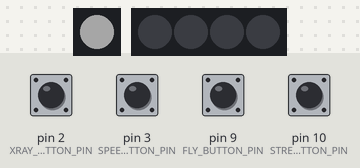
The sketch below on a simulated Arduino Uno, built with avr-gcc and run on an emulated ATmega328P. Parts: 1 RGB LEDs in strip order, left to right, 4 RGB LEDs in strip order, left to right. The inputs (shaded band) are chosen by the test bench; at power-on: pin 2 (XRAY_BUTTON_PIN), pin 3 (SPEED_BUTTON_PIN), pin 9 (FLY_BUTTON_PIN), pin 10 (STRENGTH_BUTTON_PIN) HIGH. Dim RGB values are drawn brighter than linear.

Above: at 1.2 s.
1.3 s: pin 2 (XRAY_BUTTON_PIN) pulled LOW for 0.15 s
At 2.1 s:
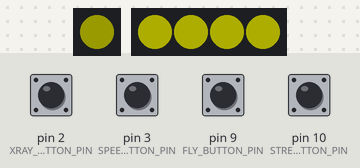
At 7.1 s:
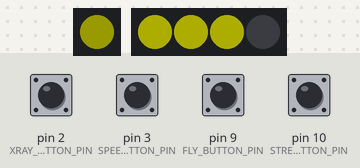
Timing chart, 0 to 12.9 s (numbered marks = the images above; inputs shaded):
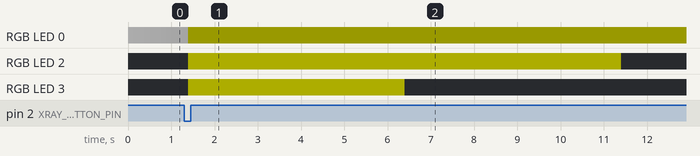

The sketch:

super-shirt.ino
```cpp
#include <Adafruit_NeoPixel.h>
#ifdef __AVR__
  #include <avr/power.h>
#endif

// Which pin on the Arduino is connected to the NeoPixels?
// On a Trinket or Gemma we suggest changing this to 1
#define PIN            12
#define LED            8

// How many NeoPixels are attached to the Arduino?
#define NUMPIXELS      4

// When we setup the NeoPixel library, we tell it how many pixels, and which pin to use to send signals.
Adafruit_NeoPixel pixels = Adafruit_NeoPixel(NUMPIXELS, PIN, NEO_GRB + NEO_KHZ800);
Adafruit_NeoPixel led = Adafruit_NeoPixel(1, LED, NEO_GRB + NEO_KHZ800);

//Constants
const int SUPER_HERO_DELAY = 5000;      // 5 seconds when you activate a super hero power
const int MAX_LED_BRIGHTNESS = 25;      // Max brightness for the onboard LED - mostly used for pulse
const int LED_PULSE_DELAY = 125;        // Controls the speed of the onboard pulse

const int STRENGTH_BUTTON_PIN = 10;     // the number of the strength power pin
const int FLY_BUTTON_PIN = 9;           // the number of the flying power pin
const int SPEED_BUTTON_PIN = 3;         // the number of the speed power pin
const int XRAY_BUTTON_PIN = 2;          // the number of the x-ray power pin

// Super Power Status
int strengthState = 0;                  // variable for reading the strength status
int flyState = 0;                       // variable for reading the fly status
int speedState = 0;                     // variable for reading the speed status
int xrayState = 0;                      // variable for reading the x-ray status

// Pulse Variables
int ledBrightness = 50;
bool ledBrightnessDown = true;

// State Variables
bool buttonPressed = false;
int currentStep = 0;

void setup() {
  // INPUTS
  pinMode(STRENGTH_BUTTON_PIN, INPUT_PULLUP);
  pinMode(FLY_BUTTON_PIN, INPUT_PULLUP);
  pinMode(SPEED_BUTTON_PIN, INPUT_PULLUP);
  pinMode(XRAY_BUTTON_PIN, INPUT_PULLUP);

  // OUTPUTS
  led.begin();    // This initializes onboard NeoPixel
  led.setPixelColor(0, led.Color(255,255,255)); // Set to white
  led.setBrightness(MAX_LED_BRIGHTNESS);
  led.show();

  pixels.begin(); // This initializes the NeoPixel library.
  pixels.setBrightness(50);
}

void loop() {

  if (buttonPressed) {
    if (currentStep == NUMPIXELS) {     // button was pressed and this is the first loop
      currentStep--;
      Serial.print("first step  ");
      Serial.print(currentStep);
      delay(SUPER_HERO_DELAY);
    } else if (currentStep != 0) {      // turning off LEDs one by one
      pixels.setPixelColor(currentStep, pixels.Color(0,0,0));
      pixels.show();
      currentStep--;
      Serial.print("count down step  ");
      Serial.print(currentStep);
      delay(SUPER_HERO_DELAY);
    } else {                            // all LEDs are off, reset buttonPressed state
      Serial.print("final step  ");
      Serial.print(currentStep);
      buttonPressed = false;
    }
  } else {

    strengthState = digitalRead(STRENGTH_BUTTON_PIN);
    flyState = digitalRead(FLY_BUTTON_PIN);
    speedState = digitalRead(SPEED_BUTTON_PIN);
    xrayState = digitalRead(XRAY_BUTTON_PIN);


    if (strengthState == LOW) {
      for(int i=0;i<NUMPIXELS;i++){
        pixels.setPixelColor(i, pixels.Color(0,150,0)); // Green
        pixels.show();
      }
      led.setPixelColor(0, pixels.Color(0, 150, 0));
      led.setBrightness(MAX_LED_BRIGHTNESS);
      led.show();

      buttonPressed = true;
      currentStep = NUMPIXELS;
    } else if (flyState == LOW) {
      for(int i=0;i<NUMPIXELS;i++){
        pixels.setPixelColor(i, pixels.Color(0,0,150)); // Blue
        pixels.show();
      }
      led.setPixelColor(0, pixels.Color(0, 0, 150));
      led.setBrightness(MAX_LED_BRIGHTNESS);
      led.show();

      buttonPressed = true;
      currentStep = NUMPIXELS;
    } else if (speedState == LOW) {
       for(int i=0;i<NUMPIXELS;i++){
        pixels.setPixelColor(i, pixels.Color(150,0,0)); // Red
        pixels.show();
      }
      led.setPixelColor(0, pixels.Color(150, 0, 0));
      led.setBrightness(MAX_LED_BRIGHTNESS);
      led.show();

      buttonPressed = true;
      currentStep = NUMPIXELS;
     } else if (xrayState == LOW) {
       for(int i=0;i<NUMPIXELS;i++){
        pixels.setPixelColor(i, pixels.Color(255,255,0)); // Yellow
        pixels.show();
      }
      led.setPixelColor(0, pixels.Color(255,255,0));
      led.setBrightness(MAX_LED_BRIGHTNESS);
      led.show();

      buttonPressed = true;
      currentStep = NUMPIXELS;
    } else {
      for(int i=0;i<NUMPIXELS;i++) {
        pixels.setPixelColor(i, pixels.Color(0,0,0)); // Off
        pixels.show();
      }
      if (ledBrightness <= 1 && ledBrightnessDown) {
        ledBrightnessDown = false;
        ledBrightness = 2;
      } else if (ledBrightness >= MAX_LED_BRIGHTNESS && !ledBrightnessDown) {
        ledBrightnessDown = true;
        ledBrightness = MAX_LED_BRIGHTNESS - 1;
      } else if (ledBrightnessDown) {
        ledBrightness = ledBrightness - 1;
      } else {
        ledBrightness = ledBrightness + 1;
      }
      led.setPixelColor(0, pixels.Color(255,255,255));
      led.setBrightness(ledBrightness);
      led.show();

      delay(LED_PULSE_DELAY);
    }
  }
}

void breathAll() {
  for (int i; i < 225 ; i++) {
    for(int j=0; j<led.numPixels(); j++) {
      led.setPixelColor(j, led.Color(i+15,i,0)); // yellow with a little extra red to make it warmer
    }
    led.show();
    delay(10);
  }
  for (int i = 225; i > 0; i--) {
    for(int j=0; j<led.numPixels(); j++) {
      led.setPixelColor(j, led.Color(i+15,i,0));
    }
    led.show();
    delay(10);
  }
}
```
